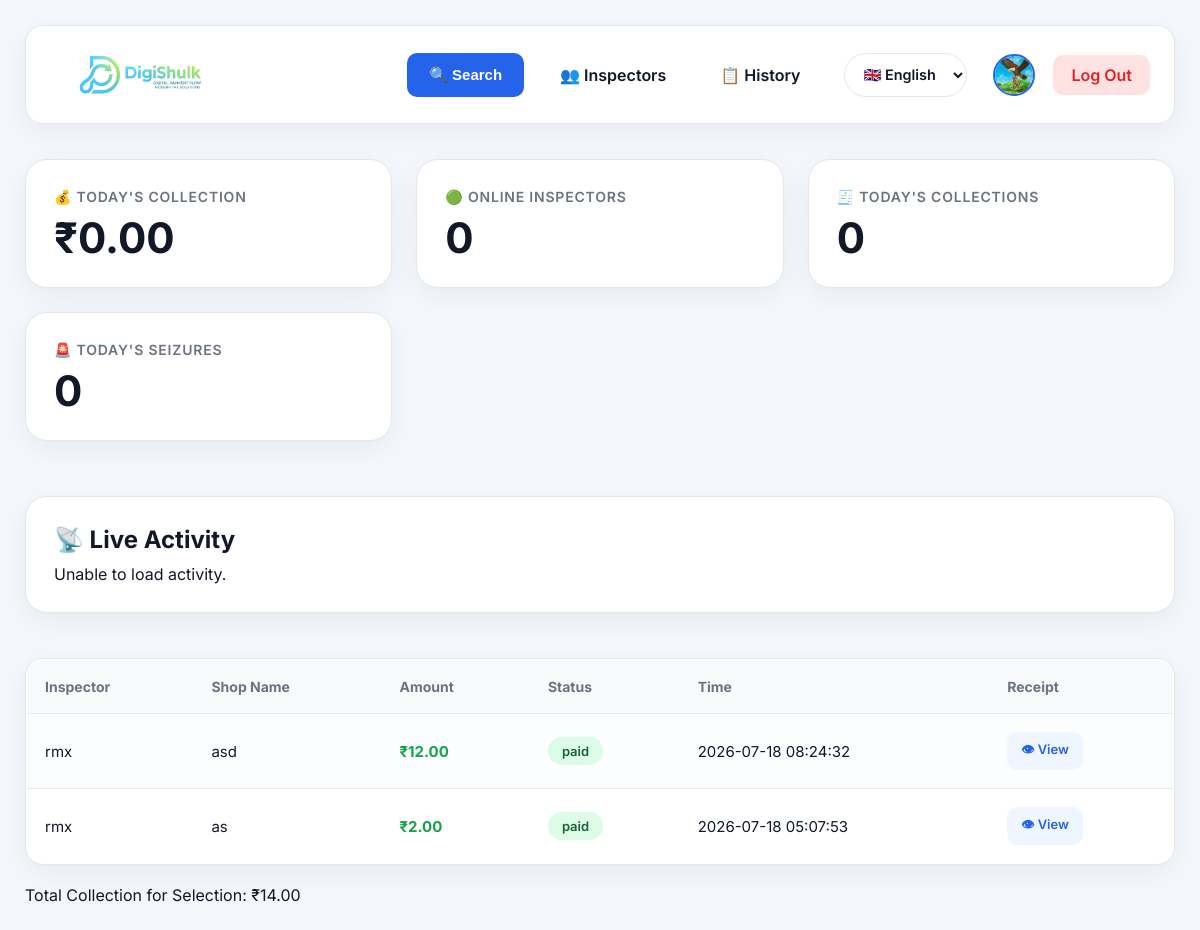
The app's page /includes/admin_dashboard.php (signed in) with its own data.
### tables this page shows
CREATE TABLE `users` (
  `user_id` int(11) NOT NULL,
  `username` varchar(20) NOT NULL,
  `password` varchar(255) NOT NULL,
  `role` varchar(20) NOT NULL DEFAULT 'inspector',
  `last_active` datetime NOT NULL DEFAULT current_timestamp(),
  `profile_photo` varchar(255) DEFAULT 'default.png',
  `full_name` varchar(150) DEFAULT NULL
);

CREATE TABLE `transactions` (
  `transaction_id` int(11) NOT NULL,
  `inspector_id` int(11) DEFAULT NULL,
  `shop_id` int(11) DEFAULT NULL,
  `stall_type` varchar(50) DEFAULT NULL,
  `area_sqft` int(11) DEFAULT NULL,
  `total_amount` decimal(10,2) DEFAULT NULL,
  `status` enum('pending','paid','failed') DEFAULT 'pending',
  `created_at` timestamp NOT NULL DEFAULT current_timestamp(),
  `shop_name` varchar(100) DEFAULT NULL,
  `shop_address` text DEFAULT NULL,
  `shopkeeper_phone` varchar(15) DEFAULT NULL,
  `payment_mode` varchar(20) DEFAULT 'cash',
  `payment_ref` varchar(100) DEFAULT NULL,
  `sms_log` text DEFAULT NULL,
  `receipt_number` varchar(30) DEFAULT NULL
);

### includes/lang_engine.php (called while the page is built, shortened)
<?php
if (isset($_SESSION['lang'])) {
    $current_lang = $_SESSION['lang'];
} elseif (isset($_COOKIE['user_lang'])) {
    $current_lang = $_COOKIE['user_lang'];
    $_SESSION['lang'] = $current_lang;
} else {
    $current_lang = 'en';
}
function __($key) {
    global $dictionary, $current_lang;
    return $dictionary[$current_lang][$key] ?? $dictionary['en'][$key] ?? $key;
}
?>

### includes/admin_dashboard.php (the view, shortened to what this page needs)
<?php
include 'db_connect.php';
include 'header.php';
$todayCollection = 0;
$res = $conn->query("
SELECT SUM(total_amount) total
FROM transactions
WHERE DATE(created_at)=CURDATE()
AND status='paid'
");
if($row = $res->fetch_assoc()){
    $todayCollection = $row['total'] ?? 0;
}
$todayTransactions = 0;
$res = $conn->query("
SELECT COUNT(*) total
FROM transactions
WHERE DATE(created_at)=CURDATE()
");
if($row = $res->fetch_assoc()){
    $todayTransactions = $row['total'];
}
$onlineInspectors = 0;
$res = $conn->query("
SELECT COUNT(*) total
FROM users
WHERE role='inspector'
AND last_active >= DATE_SUB(NOW(), INTERVAL 30 SECOND)
");
if($row = $res->fetch_assoc()){
    $onlineInspectors = $row['total'];
}
$todaySeizures = 0;
$result = $conn->query(
    "SELECT t.*, u.username
     FROM transactions t
     JOIN users u ON t.inspector_id = u.user_id
     ORDER BY t.created_at DESC"
);
?>
<div class="dashboard-grid">
    <div class="dashboard-card">
        <h3>💰 Today's Collection</h3>
        <h1>₹<?php echo number_format($todayCollection,2); ?></h1>
    </div>
    <div class="dashboard-card">
        <h3>🟢 Online Inspectors</h3>
        <h1><?php echo $onlineInspectors; ?></h1>
    </div>
    <div class="dashboard-card">
        <h3>🧾 Today's Collections</h3>
        <h1><?php echo $todayTransactions; ?></h1>
    </div>
    <div class="dashboard-card">
        <h3>🚨 Today's Seizures</h3>
        <h1><?php echo $todaySeizures; ?></h1>
    </div>
</div>
<br>
<div class="dashboard-card">
    <h2>📡 Live Activity</h2>
    <div id="liveActivity">
    </div>
</div>
<br>
<div class="table-card">
<table class="modern-table">
    <tr>
        <th>Inspector</th>
        <th>Shop Name</th>
        <th>Amount</th>
        <th>Status</th>
        <th>Time</th>
        <th>Receipt</th>
    </tr>
    <?php
    $total=0;
    while($row=$result->fetch_assoc()): ?>
        <tr>
            <td><?php echo htmlspecialchars($row['username']);?></td>
            <td><?php echo htmlspecialchars($row['shop_name']);?></td>
            <td>
                <span class="amount">
                    ₹<?php echo number_format($row['total_amount'],2); ?>
                </span>
            </td>
            <?php $stampClass = $row['status']=='paid' ? 'stamp-paid' : 'stamp-pending'; ?>
            <td><span class="stamp <?php echo $stampClass; ?>"><?php echo $row['status']; ?></span></td>
            <td><?php echo htmlspecialchars($row['created_at']); ?></td>
            <td>
            <a class="view-btn" href="receipt.php?id=<?php echo $row['transaction_id']; ?>">👁 View</a>
            </td>
            <?php
            if($row['status']=='paid'){
                 $total+=$row['total_amount'];
            }
            ?>
        </tr>
        <?php endwhile;?>
    </table>
</div>
<br>
<div class="total-collection">Total Collection for Selection: ₹<?php echo number_format($total,2);?></div>

### includes/header.php (shortened to what this page needs)
<?php
include 'db_connect.php';
include 'lang_engine.php';
$userPhoto = "uploads/profile/default.jpg";
if(isset($_SESSION['user_id'])){
    $stmt = $conn->prepare("
    SELECT profile_photo
    FROM users
    WHERE user_id=?
    LIMIT 1
    ");
    $stmt->bind_param("i", $_SESSION['user_id']);
    $stmt->execute();
    $row = $stmt->get_result()->fetch_assoc();
    if(!empty($row['profile_photo']) &&
       file_exists("uploads/profile/".$row['profile_photo'])){
        $userPhoto = "uploads/profile/".$row['profile_photo'];
    }
}
?>
<!DOCTYPE html>
<html lang="<?php echo $current_lang; ?>">
<head>
    <link rel="stylesheet" href="style2.css">
</head>
<body>
<div class="navarea">
    <header class="navbar">
        <?php
            $homePage = "dashboard.php";
            if (isset($_SESSION['role']) && $_SESSION['role'] == "admin") {
                 $homePage = "admin_dashboard.php";
                    }
            ?>
            <a href="<?php echo $homePage; ?>" class="logo-link">
                <div class="logo"></div>
            </a>
        <nav>
            <button id="openSearch" class="search-btn">
                🔍 Search
            </button>
            <?php if(isset($_SESSION['role']) && $_SESSION['role']=='admin'): ?>
                <a href="add_inspector.php"><?php echo __('manage'); ?></a>
            <?php endif; ?>
            <a href="history.php"><?php echo __('history'); ?></a>
            <div class="lang-form-wrapper">
                <form action="switch_lang.php" method="POST" id="langForm">
                    <select name="lang" class="server-lang-select" onchange="document.getElementById('langForm').submit();">
                        <option value="en" <?php if($current_lang == 'en') echo 'selected'; ?>>🇬🇧 English</option>
                    </select>
                </form>
            </div>
            <a href="settings.php" class="profile-link">
            <img
                src="<?php echo $userPhoto; ?>"
                class="nav-profile-photo"
                alt="Profile">
            </a>
            <a href="logout.php" class="logout-btn"><?php echo __('logout'); ?></a>
        </nav>
    </header>
</div>

### includes/style2.css (style rules this page uses)
:root { --bg: #f4f7fb; --card: #ffffff; --border: #e5e7eb; --primary: #2563eb; --primaryHover: #1d4ed8; --success: #16a34a; --danger: #dc2626; --warning: #f59e0b; --text: #111827; --muted: #6b7280; --radius: 16px; --shadow: 0 8px 30px rgba(15, 23, 42, .06); }
* { margin: 0; padding: 0; box-sizing: border-box; }
body { font-family: Inter, sans-serif; background: var(--bg); color: var(--text); padding: 25px; }
a { text-decoration: none; color: inherit; }
h1, h2, h3 { font-weight: 700; margin-bottom: 10px; color: var(--text); }
.navarea { display: flex; justify-content: center; margin-bottom: 30px; }
.navbar { width: 100%; max-width: 1400px; background: #fff; border: 1px solid var(--border); border-radius: 18px; padding: 16px 24px; display: flex; align-items: center; box-shadow: var(--shadow); }
.navbar nav { display: flex; align-items: center; gap: 18px; margin-left: auto; }
.logo { background: url("logo.png"); background-size: contain; background-repeat: no-repeat; width: 180px; height: 45px; }
.navbar a { padding: 10px 18px; border-radius: 10px; font-weight: 600; transition: .2s; }
.profile-link { display: flex; align-items: center; justify-content: center; }
.nav-profile-photo { width: 42px; height: 42px; border-radius: 50%; object-fit: cover; border: 2px solid #2563eb; transition: .25s; }
.logout-btn { background: #fee2e2; color: var(--danger) !important; }
button { background: var(--primary); color: white; border: none; padding: 13px 22px; border-radius: 10px; font-size: 15px; font-weight: 600; cursor: pointer; transition: .2s; }
input, select { width: 100%; padding: 14px; margin: 8px 0 18px; border-radius: 10px; border: 1px solid var(--border); font-size: 15px; background: white; }
.dashboard-grid { display: grid; grid-template-columns: repeat(auto-fit, minmax(280px, 1fr)); gap: 24px; margin: 35px 0; align-items: stretch; }
.dashboard-card { background: #ffffff; border: 1px solid var(--border); border-radius: 22px; padding: 28px; box-shadow: var(--shadow); transition: .25s; position: relative; overflow: hidden; }
.dashboard-card::before { content: ""; position: absolute; left: 0; top: 0; height: 5px; width: 4px; background: var(--primary); }
.dashboard-card h3 { font-size: 14px; font-weight: 600; color: var(--muted); margin-bottom: 12px; text-transform: uppercase; letter-spacing: .8px; }
.dashboard-card h1 { font-size: 42px; font-weight: 700; margin: 0; color: var(--text); line-height: 1; }
table { width: 100%; background: white; border-radius: 18px; overflow: hidden; border-collapse: collapse; box-shadow: var(--shadow); border: 1px solid var(--border); }
th { background: #f8fafc; padding: 18px; text-align: left; font-size: 14px; color: var(--muted); border-bottom: 1px solid var(--border); }
td { padding: 18px; border-bottom: 1px solid var(--border); font-size: 15px; }
.stamp { display: inline-flex; align-items: center; padding: 6px 14px; border-radius: 999px; font-size: 13px; font-weight: 600; }
.stamp-paid { background: #dcfce7; color: #166534; }
.table-card { background: white; border: 1px solid var(--border); border-radius: 18px; overflow: hidden; box-shadow: var(--shadow); margin-top: 25px; }
.modern-table { width: 100%; border-collapse: collapse; }
.modern-table th { padding: 18px; font-size: 14px; color: var(--muted); text-align: left; position: sticky; top: 0; }
.modern-table td { padding: 18px; border-top: 1px solid #eef2f7; }
.modern-table tbody tr:nth-child(even) { background: #fcfdff; }
.amount { font-weight: 700; color: #16a34a; }
.view-btn { padding: 8px 14px; background: #eff6ff; color: #2563eb; border-radius: 10px; font-size: 13px; font-weight: 600; display: inline-block; transition: .2s; }
.logo-link { display: flex; align-items: center; text-decoration: none; }
.profile-link { padding: 0 !important; background: none !important; display: flex; align-items: center; }
.nav-profile-photo { width: 42px; height: 42px; border-radius: 50%; object-fit: cover; border: 2px solid #2563eb; transition: .25s; cursor: pointer; }
.server-lang-select { height: 44px; width: auto; padding: 0 16px; border: 1px solid var(--border); border-radius: 999px; background: #fff; display: flex; align-items: center; font-size: 15px; font-weight: 600; margin: 0; }
.lang-form-wrapper { display: flex; align-items: center; }
.logo-link { display: flex; align-items: center; }

### records on screen
users: profile_photo (picture)
transactions: inspector.username "rmx", shop_name "asd", total_amount "12.00", status "paid", created_at "2026-07-18 08:24:32"
transactions: inspector.username "rmx", shop_name "as", total_amount "2.00", status "paid", created_at "2026-07-18 05:07:53"

### other values on screen
__('manage') "👥 Inspectors"
__('history') "📋 History"
__('logout') "Log Out"
$todayCollection "0.00"
$onlineInspectors "0"
$todayTransactions "0"
$todaySeizures "0"
$total "14.00"
